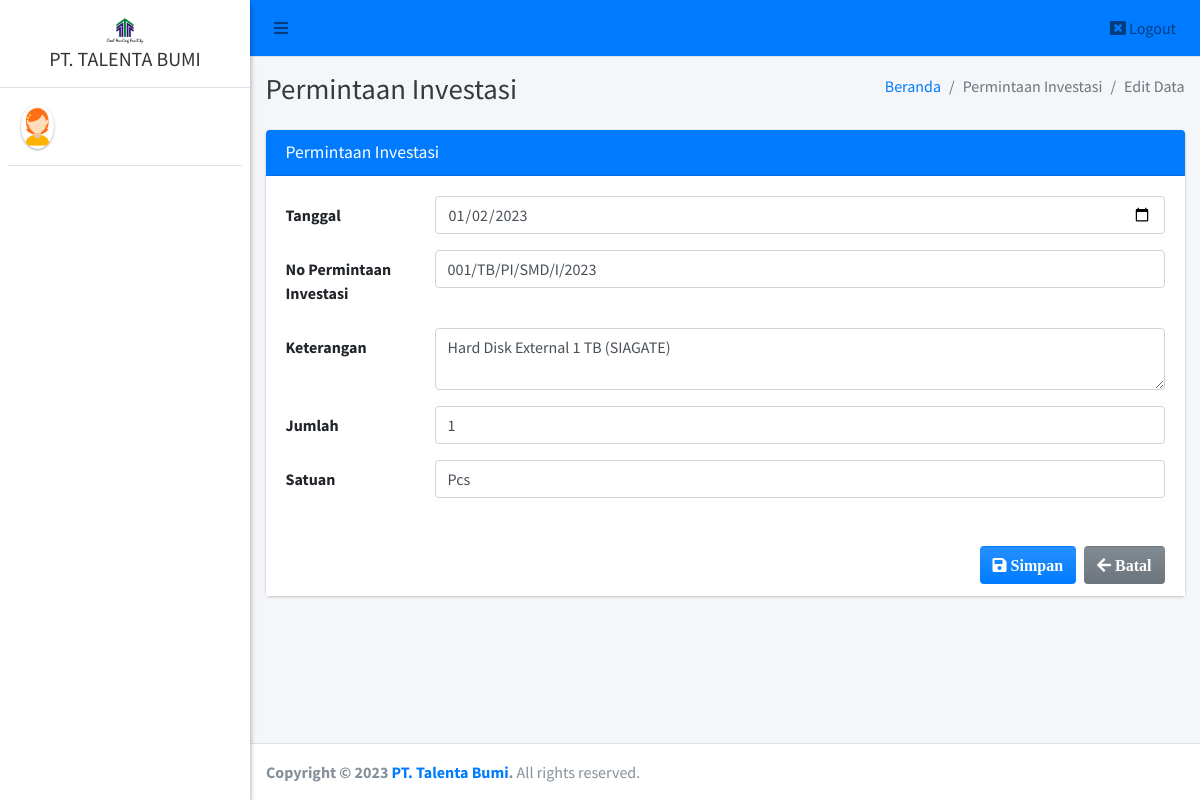
The page /admin/pi/edit?id=12 on the database as committed earlier.
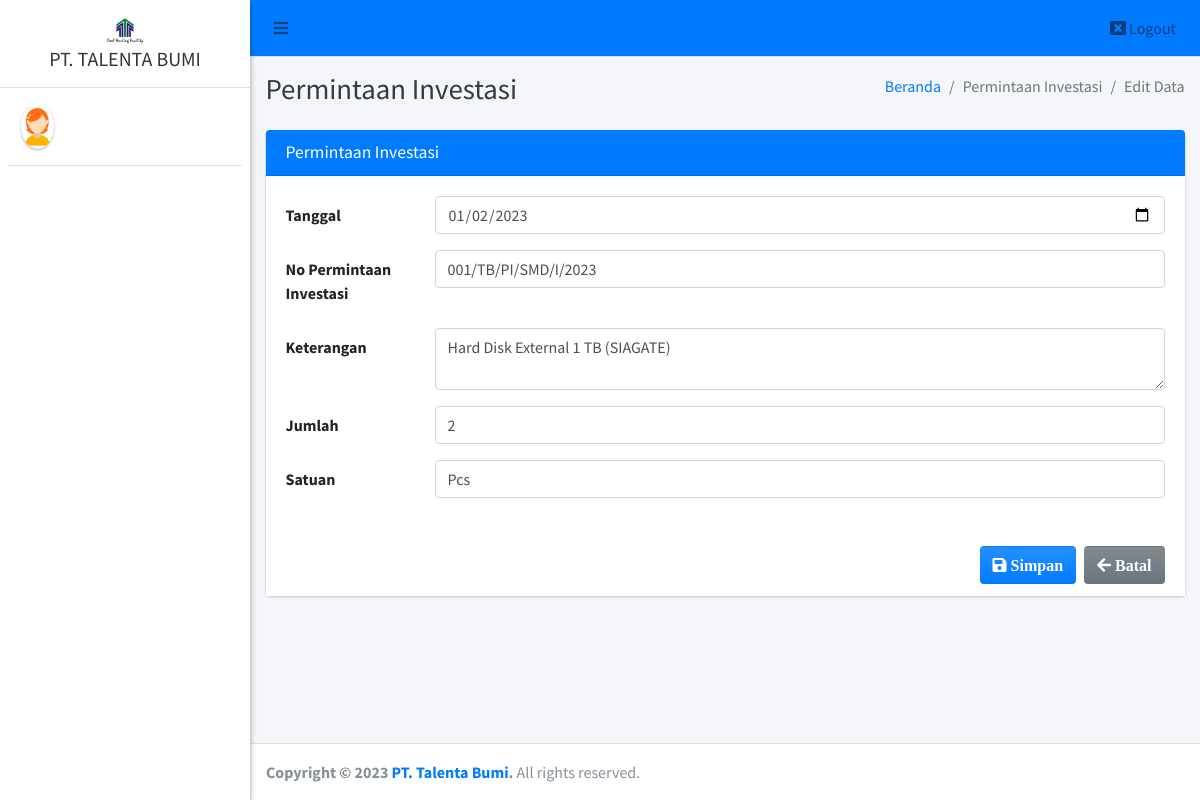
The same page on the database as committed later.
### tables this page shows
CREATE TABLE `pi` (
  `id_pi` int(11) NOT NULL,
  `tanggal_permintaan` date NOT NULL,
  `no_pi` varchar(40) NOT NULL,
  `keterangan` text NOT NULL,
  `jumlah` varchar(20) NOT NULL,
  `satuan` varchar(20) NOT NULL
);

### admin/pi/edit.php (the view, shortened to what the changed rows need)
<?php
require '../../config/koneksi.php';
?>
<!DOCTYPE html>
<html>
<?php
include '../../templates/head.php';
$id = $_GET['id'];
$data = $koneksi->query("SELECT * FROM pi WHERE id_pi = '$id'");
$row = $data->fetch_array();
?>
<body class="hold-transition sidebar-mini layout-fixed">
    <div class="wrapper">
        <div class="content-wrapper">
            <div class="content-header">
                <div class="container-fluid">
                    <div class="row mb-2">
                        <div class="col-sm-6">
                            <h1 class="m-0 text-dark">Permintaan Investasi</h1>
                        </div>
                    </div>
                </div>
            </div>
            <section class="content">
                <div class="container-fluid">
                    <form class="form-horizontal" method="POST" action="" enctype="multipart/form-data">
                        <div class="row">
                            <div class="col-md-12">
                                <div class="card card-primary">
                                    <div class="card-body" style="background-color: white;">
                                        <div class="form-group row">
                                            <div class="col-sm-10">
                                                <input type="date" class="form-control" name="tanggal_permintaan" value="<?= $row['tanggal_permintaan'] ?>">
                                            </div>
                                        </div>
                                        <div class="form-group row">
                                            <div class="col-sm-10">
                                                <input type="text" class="form-control" name="no_pi" value="<?= $row['no_pi'] ?>">
                                            </div>
                                        </div>
                                        <div class="form-group row">
                                            <div class="col-sm-10">
                                                <textarea class="form-control" name="keterangan"><?= $row['keterangan'] ?></textarea>
                                            </div>
                                        </div>
                                        <div class="form-group row">
                                            <div class="col-sm-10">
                                                <input type="text" class="form-control" name="jumlah" value="<?= $row['jumlah'] ?>">
                                            </div>
                                        </div>
                                        <div class="form-group row">
                                            <div class="col-sm-10">
                                                <input type="text" class="form-control" name="satuan" value="<?= $row['satuan'] ?>">
                                            </div>
                                        </div>
                                    </div>
                                </div>
                            </div>
                        </div>
                    </form>
                </div>
            </section>
        </div>
    </div>
</body>
</html>

Rows that differ between the two databases and show on the page:
changed pi "Hard Disk External 1 TB (SIAGATE)": jumlah "1" → "2"
